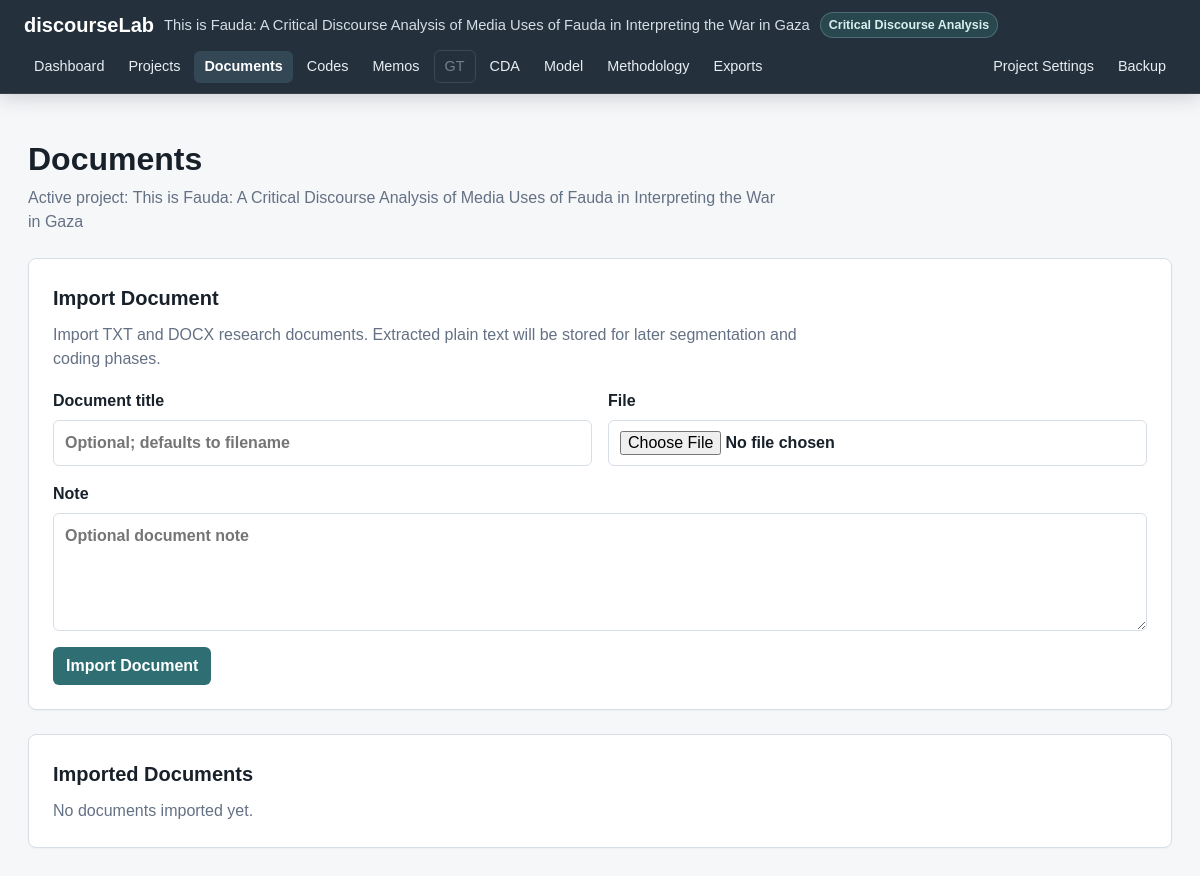
/documents, run on an earlier commit of the app's database.
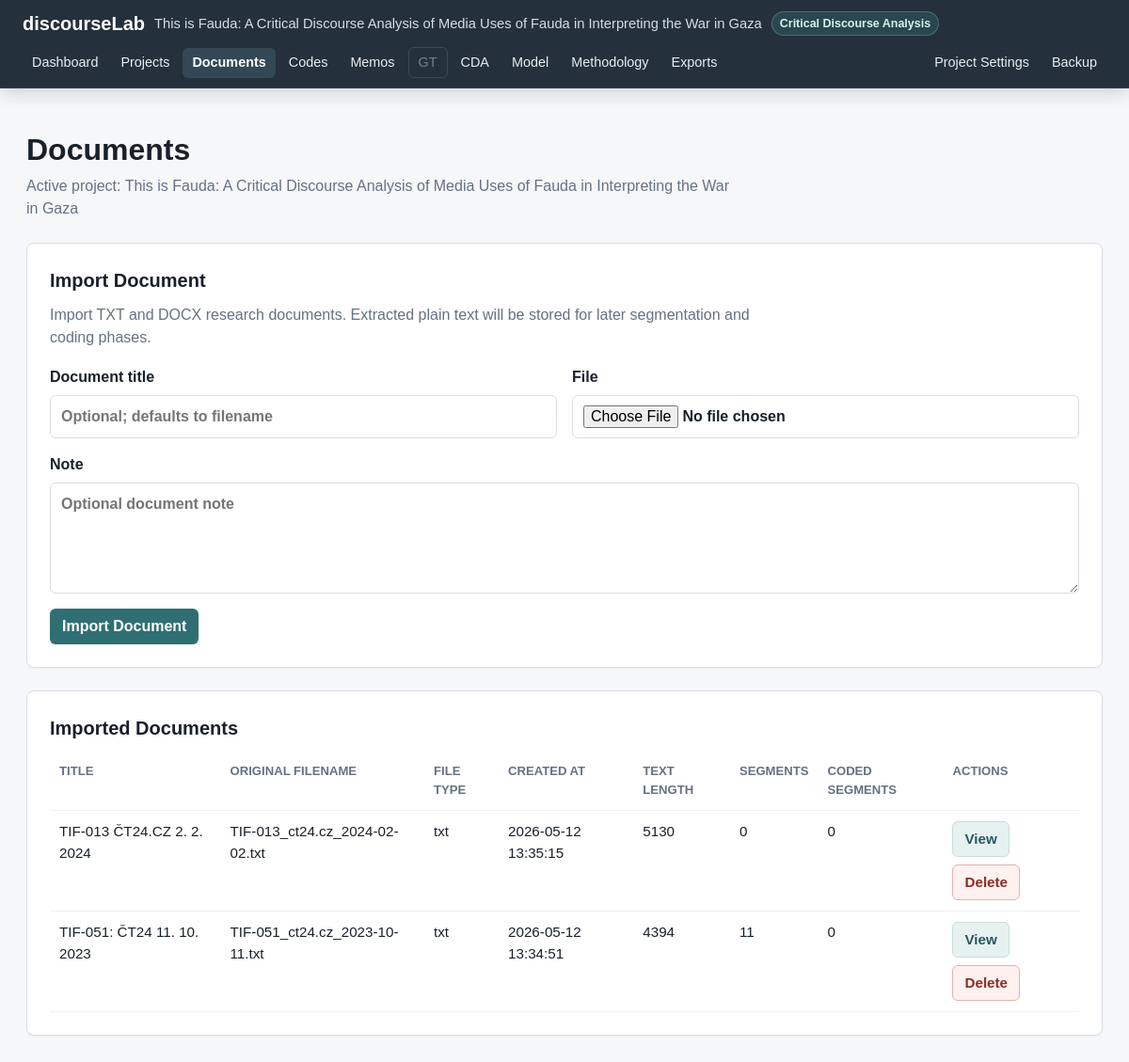
And on a later commit of the database.
### tables this page shows
CREATE TABLE projects (
    id INTEGER PRIMARY KEY AUTOINCREMENT,
    name TEXT NOT NULL,
    description TEXT,
    created_at TEXT NOT NULL DEFAULT CURRENT_TIMESTAMP,
    updated_at TEXT NOT NULL DEFAULT CURRENT_TIMESTAMP
, methodology_mode TEXT NOT NULL DEFAULT 'mixed', status TEXT NOT NULL DEFAULT 'active', last_opened_at TEXT, research_goal TEXT, principal_investigator TEXT);

CREATE TABLE documents (
    id INTEGER PRIMARY KEY AUTOINCREMENT,
    project_id INTEGER NOT NULL,
    title TEXT NOT NULL,
    original_filename TEXT,
    file_type TEXT,
    text_content TEXT,
    note TEXT,
    created_at TEXT NOT NULL DEFAULT CURRENT_TIMESTAMP,
    updated_at TEXT NOT NULL DEFAULT CURRENT_TIMESTAMP,
    FOREIGN KEY (project_id) REFERENCES projects (id) ON DELETE CASCADE
);

### app.py (the view)
    @app.route("/documents")
    def documents():
        active_project = get_active_project()
        document_rows = get_documents_for_project(active_project["id"])
        return render_template(
            "documents.html",
            title="Documents",
            active_page="documents",
            active_project=active_project,
            documents=document_rows,
        )

### app.py (called while the page is built)
def get_db() -> sqlite3.Connection:
    if "db" not in g:
        g.db = sqlite3.connect(DATABASE)
        g.db.row_factory = sqlite3.Row
        g.db.execute("PRAGMA foreign_keys = ON")
    return g.db

def query_one(sql: str, params: tuple = ()) -> sqlite3.Row | None:
    return get_db().execute(sql, params).fetchone()

def query_all(sql: str, params: tuple = ()) -> list[sqlite3.Row]:
    return get_db().execute(sql, params).fetchall()

def get_project(project_id: int) -> sqlite3.Row | None:
    return query_one(
        """
        SELECT id, name, description, methodology_mode, status, last_opened_at,
               research_goal, principal_investigator, created_at, updated_at
        FROM projects
        WHERE id = ? AND status != 'deleted'
        """,
        (project_id,),
    )

def project_supports_gt(project: sqlite3.Row | dict) -> bool:
    return project["methodology_mode"] in {"gt", "mixed"}

def project_supports_cda(project: sqlite3.Row | dict) -> bool:
    return project["methodology_mode"] in {"cda", "mixed"}

### templates/documents.html
{% extends "base.html" %}
{% block content %}
<section class="page-header">
    <h1>Documents</h1>
    <p>Active project: {{ active_project.name }}</p>
</section>
<section class="info-panel import-panel">
    <h2>Import Document</h2>
    <p>Import TXT and DOCX research documents. Extracted plain text will be stored for later segmentation and coding phases.</p>
    <form class="document-form" action="{{ url_for('import_document') }}" method="post" enctype="multipart/form-data">
        <div class="form-grid">
            <label>
                <span>Document title</span>
                <input type="text" name="title" placeholder="Optional; defaults to filename">
            </label>
            <label>
                <span>File</span>
                <input type="file" name="document_file" accept=".txt,.docx" required>
            </label>
        </div>
        <label>
            <span>Note</span>
            <textarea name="note" rows="4" placeholder="Optional document note"></textarea>
        </label>
        <button type="submit" class="button-primary">Import Document</button>
    </form>
</section>
<section class="info-panel">
    <h2>Imported Documents</h2>
    {% if documents %}
        <div class="table-wrap">
            <table class="data-table">
                <thead>
                    <tr>
                        <th>Title</th>
                        <th>Original filename</th>
                        <th>File type</th>
                        <th>Created at</th>
                        <th>Text length</th>
                        <th>Segments</th>
                        <th>Coded segments</th>
                        <th>Actions</th>
                    </tr>
                </thead>
                <tbody>
                    {% for document in documents %}
                        <tr>
                            <td>{{ document.title }}</td>
                            <td>{{ document.original_filename }}</td>
                            <td>{{ document.file_type }}</td>
                            <td>{{ document.created_at }}</td>
                            <td>{{ document.text_length }}</td>
                            <td>{{ document.segment_count }}</td>
                            <td>{{ document.coded_segment_count }}</td>
                            <td class="actions-cell">
                                <a class="button-secondary" href="{{ url_for('document_view', document_id=document.id) }}">View</a>
                                <form class="confirm-delete" data-confirm="Delete this document? Its segments will also be removed." action="{{ url_for('delete_document', document_id=document.id) }}" method="post">
                                    <button type="submit" class="button-danger">Delete</button>
                                </form>
                            </td>
                        </tr>
                    {% endfor %}
                </tbody>
            </table>
        </div>
    {% else %}
        <p>No documents imported yet.</p>
    {% endif %}
</section>
{% endblock %}

### templates/base.html (shortened to what this page needs)
<!doctype html>
<html lang="en">
<head>
    <link rel="stylesheet" href="{{ url_for('static', filename='style.css') }}">
</head>
<body>
    <div class="app-shell">
        <header class="topbar" aria-label="Application navigation">
            <div class="topbar-brand">
                <a class="app-name" href="{{ url_for('dashboard') }}">discourseLab</a>
                <span class="app-project">{{ active_project.name if active_project else "No active project" }}</span>
                {% if active_project %}
                    <span class="methodology-badge">{{ methodology_mode_labels[active_project.methodology_mode] }}</span>
                {% endif %}
            </div>
            <nav class="top-nav" aria-label="Main navigation">
                <a href="{{ url_for('dashboard') }}" class="{{ 'active' if active_page == 'dashboard' else '' }}">Dashboard</a>
                <a href="{{ url_for('projects') }}" class="{{ 'active' if active_page == 'projects' else '' }}">Projects</a>
                <a href="{{ url_for('documents') }}" class="{{ 'active' if active_page == 'documents' else '' }}">Documents</a>
                <a href="{{ url_for('codes') }}" class="{{ 'active' if active_page == 'codes' else '' }}">Codes</a>
                <a href="{{ url_for('memos') }}" class="{{ 'active' if active_page == 'memos' else '' }}">Memos</a>
                {% if supports_gt %}
                    <a href="{{ url_for('gt_workspace') }}" class="{{ 'active' if active_page == 'gt' else '' }}">GT</a>
                {% else %}
                    <span class="nav-disabled">GT</span>
                {% endif %}
                {% if supports_cda %}
                    <a href="{{ url_for('cda_workspace') }}" class="{{ 'active' if active_page == 'cda' else '' }}">CDA</a>
                {% else %}
                    <span class="nav-disabled">CDA</span>
                {% endif %}
                <a href="{{ url_for('model_builder') }}" class="{{ 'active' if active_page == 'model' else '' }}">Model</a>
                <a href="{{ url_for('methodology') }}" class="{{ 'active' if active_page == 'methodology' else '' }}">Methodology</a>
                <a href="{{ url_for('exports') }}" class="{{ 'active' if active_page == 'exports' else '' }}">Exports</a>
            </nav>
            {% if active_project %}
                <nav class="top-nav top-nav-actions" aria-label="Project actions">
                    <a href="{{ url_for('edit_project', project_id=active_project.id) }}">Project Settings</a>
                    <a href="{{ url_for('export_project_backup') }}">Backup</a>
                </nav>
            {% endif %}
        </header>
        <main class="content">
            {% block content %}{% endblock %}
        </main>
    </div>
</body>
</html>

### static/style.css (style rules this page uses)
:root { --bg: #f6f7f9; --surface: #ffffff; --surface-muted: #eef2f5; --border: #d8dee6; --text: #18202a; --muted: #647184; --accent: #2f6f73; --accent-dark: #25595c; --accent-soft: #e7f1f0; --sidebar: #24313c; --sidebar-active: #334755; }
* { box-sizing: border-box; }
body { margin: 0; padding-top: 112px; min-height: 100vh; background: var(--bg); color: var(--text); font-family: Arial, Helvetica, sans-serif; line-height: 1.5; }
a { color: inherit; }
.app-shell { display: block; min-height: 100vh; }
.topbar { position: fixed; top: 0; right: 0; left: 0; z-index: 30; display: flex; align-items: center; flex-wrap: wrap; gap: 10px 18px; min-height: 64px; padding: 10px 24px; color: #ffffff; background: var(--sidebar); border-bottom: 1px solid rgba(255, 255, 255, 0.08); box-shadow: 0 4px 18px rgba(24, 32, 42, 0.18); }
.topbar-brand { display: flex; align-items: center; flex-wrap: wrap; gap: 8px 10px; min-width: 220px; }
.app-name { color: #ffffff; font-size: 1.25rem; font-weight: 700; text-decoration: none; }
.app-project { color: #d5dde5; font-size: 0.92rem; }
.methodology-badge { display: inline-flex; align-items: center; min-height: 24px; padding: 3px 8px; border-radius: 999px; color: #d8f0ed; background: rgba(47, 111, 115, 0.36); border: 1px solid rgba(216, 240, 237, 0.22); font-size: 0.78rem; font-weight: 700; }
.top-nav { display: flex; align-items: center; flex-wrap: wrap; gap: 4px; }
.top-nav-actions { margin-left: auto; }
.top-nav a, .top-nav .nav-disabled { display: block; min-height: 32px; padding: 7px 10px; border-radius: 6px; text-decoration: none; font-size: 0.9rem; line-height: 1.2; }
.top-nav a { color: #e7edf2; }
.top-nav .nav-disabled { color: rgba(231, 237, 242, 0.42); border: 1px solid rgba(231, 237, 242, 0.12); }
.top-nav a.active { background: var(--sidebar-active); color: #ffffff; font-weight: 700; }
.content { padding: 28px; max-width: 1480px; width: 100%; margin: 0 auto; }
.page-header { margin-bottom: 24px; }
.page-header h1 { margin: 0 0 8px; font-size: 2rem; line-height: 1.2; }
.page-header p { margin: 0; max-width: 760px; color: var(--muted); }
.metric-card, .info-panel { background: var(--surface); border: 1px solid var(--border); border-radius: 8px; box-shadow: 0 1px 2px rgba(24, 32, 42, 0.04); }
.info-panel { padding: 24px; }
.info-panel h2 { margin: 0 0 10px; font-size: 1.25rem; }
.info-panel p { max-width: 780px; margin: 0 0 12px; color: var(--muted); }
.import-panel { margin-bottom: 24px; }
.document-form { display: grid; gap: 16px; margin-top: 18px; }
.form-grid { display: grid; grid-template-columns: repeat(2, minmax(0, 1fr)); gap: 16px; }
label { display: grid; gap: 7px; color: var(--text); font-weight: 700; }
input, select, textarea { width: 100%; border: 1px solid var(--border); border-radius: 6px; padding: 10px 11px; color: var(--text); background: #ffffff; font: inherit; }
textarea { resize: vertical; }
button, .button-primary, .button-secondary, .button-danger { display: inline-flex; align-items: center; justify-content: center; min-height: 38px; width: fit-content; border: 1px solid transparent; border-radius: 6px; padding: 8px 12px; font: inherit; font-weight: 700; line-height: 1; text-decoration: none; cursor: pointer; }
.button-primary { color: #ffffff; background: var(--accent); }
.button-secondary { color: var(--accent-dark); background: var(--accent-soft); border-color: #c8ddda; }
.button-danger { color: #8a2d24; background: #fff1ef; border-color: #e3b3ae; }
.table-wrap { overflow-x: auto; }
.data-table { width: 100%; min-width: 820px; border-collapse: collapse; font-size: 0.95rem; }
.data-table th, .data-table td { padding: 11px 10px; border-bottom: 1px solid var(--surface-muted); text-align: left; vertical-align: top; }
.data-table th { color: var(--muted); font-size: 0.82rem; text-transform: uppercase; }
.actions-cell { display: flex; flex-wrap: wrap; gap: 8px; }
.actions-cell form { margin: 0; }

What changed in the data, as far as the page shows it:
added documents: title "TIF-013 ČT24.CZ 2. 2. 2024", original_filename "TIF-013_ct24.cz_2024-02-02.txt", file_type "txt", created_at "2026-05-12 13:35:15", text_length "5130", segment_count "0", coded_segment_count "0"
added documents: title "TIF-051: ČT24 11. 10. 2023", original_filename "TIF-051_ct24.cz_2023-10-11.txt", file_type "txt", created_at "2026-05-12 13:34:51", text_length "4394", segment_count "11", coded_segment_count "0"
Also different on the page:
text no longer shown: "No documents imported yet."
text now shown: "TITLE ORIGINAL FILENAME FILE TYPE CREATED AT TEXT LENGTH SEGMENTS CODED SEGMENTS ACTIONS"
